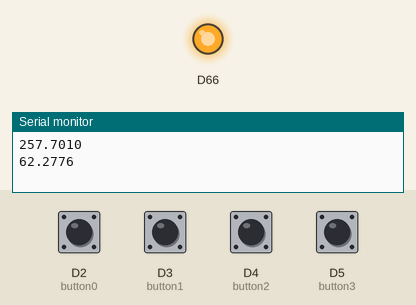
This sketch was run on a simulated Arduino Due. Shown: output pins drawn as LEDs (lit = HIGH), the last lines printed to the serial monitor. The inputs (shaded band) are chosen by the test bench; at power-on: D2 (button0), D3 (button1), D4 (button2), D5 (button3) LOW (analog values on the 0–1023 scale).

Above: at 1.2 s.
1.3 s: D5 (button3) pulled HIGH for 0.15 s
2.9 s: D4 (button2) pulled HIGH for 0.15 s
At 3.06 s:
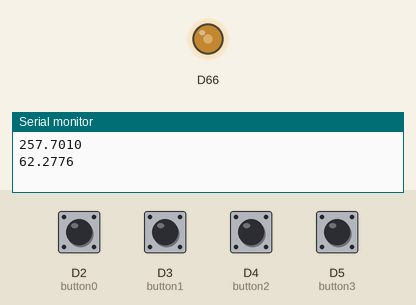
At 3.44 s:
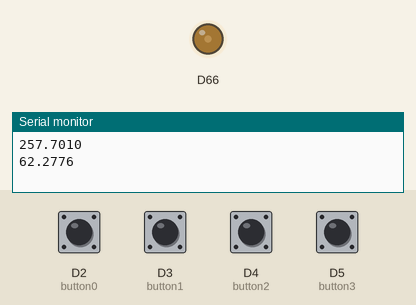
6.0 s: D2 (button0) pulled HIGH for 0.15 s
At 8.25 s:
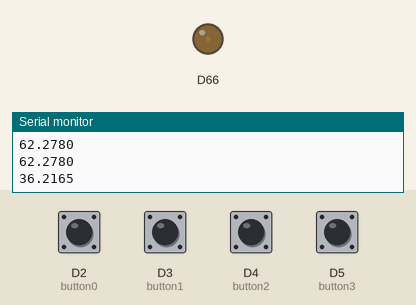
9.0 s: D3 (button1) pulled HIGH for 0.15 s
12.1 s: D2 (button0) pulled HIGH for 1 s
15.3 s: D3 (button1) pulled HIGH for 1 s
Timing chart, 0 to 19.5 s (numbered marks = the images above; inputs shaded):
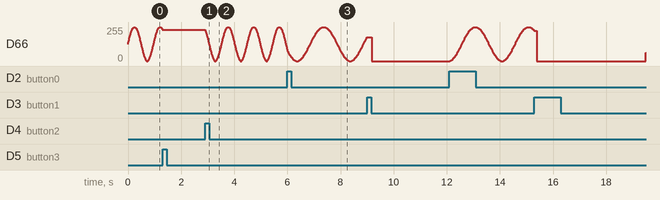

The sketch:

Fgen.ino
```cpp
/*
  basic heart waveform generator
  4 buttons to choose 4 different heart activities


 */

#include "Waveforms.h"

//penis penis

#define bradycardia 2000000/maxSamplesNum  // ~= 29.8bpm
#define tachycardia 2000                   // ~= 240bpm
#define resting 8000                       // ~= 61bpm


const int button0 = 2, button1 = 3, button2 = 4, button3 = 5;
volatile int wave0 = 0, wave1 = 0;

int i, j= 0;
unsigned long peak1, peak2 = 0;
int sample;
int dead;


void setup() {
  Serial.begin(9600);
  analogWriteResolution(12);  // set the analog output resolution to 12 bit (4096 levels)
  analogReadResolution(12);   // set the analog input resolution to 12 bit
  sample = resting;
  dead = 0;

  //interrupts to change the heart rate
  attachInterrupt(button0, changeToBrady, RISING);
  attachInterrupt(button1, changeToTachy, RISING);
  attachInterrupt(button2, changeToResting, RISING);
  attachInterrupt(button3, changeToDead, RISING);

}

void loop() {
  // Read the the potentiometer and map the value  between the maximum and the minimum sample available
  // 1 Hz is the minimum freq for the complete wave
  // 170 Hz is the maximum freq for the complete wave. Measured considering the loop and the analogRead() time

//  sample = map(analogRead(A0), 0, 4095, 2000, oneHzSample);
//  sample = constrain(sample, 0, oneHzSample);


  if(!dead){
    analogWrite(DAC0, waveformsTable[wave0][i]);  // write the selected waveform on DAC0

    i++;
    if(i == maxSamplesNum){  // Reset the counter to repeat the wave
      i = 0;
      if(j == 0)
        j = 1;
      else
        j = 0;
    }

    //peak detection and heart rate
    if(j == 0)
      if(waveformsTable[wave1][i] == 0xfff){
        peak1 = micros();
     Serial.println((float)60000000/(peak1-peak2), 4);
      }

     if(j==1)
      if(waveformsTable[wave1][i] == 0xfff){
        peak2 = micros();
      Serial.println((float)60000000/(peak2-peak1), 4);
      }


    delayMicroseconds(sample);  // Hold the sample value for the sample time
  }
}

// interrupt handlers

void changeToTachy() {
 sample = tachycardia;
}

void changeToBrady() {
 sample = bradycardia;
}

void changeToResting(){
 dead = 0;
 sample = resting;
}

void changeToDead(){
  dead = 1;
}
```

Source omitted: Waveforms.h (data table, 1971 bytes)

Measured:
- after the input at 1.3 s, D66: stops changing and stays 234/255
